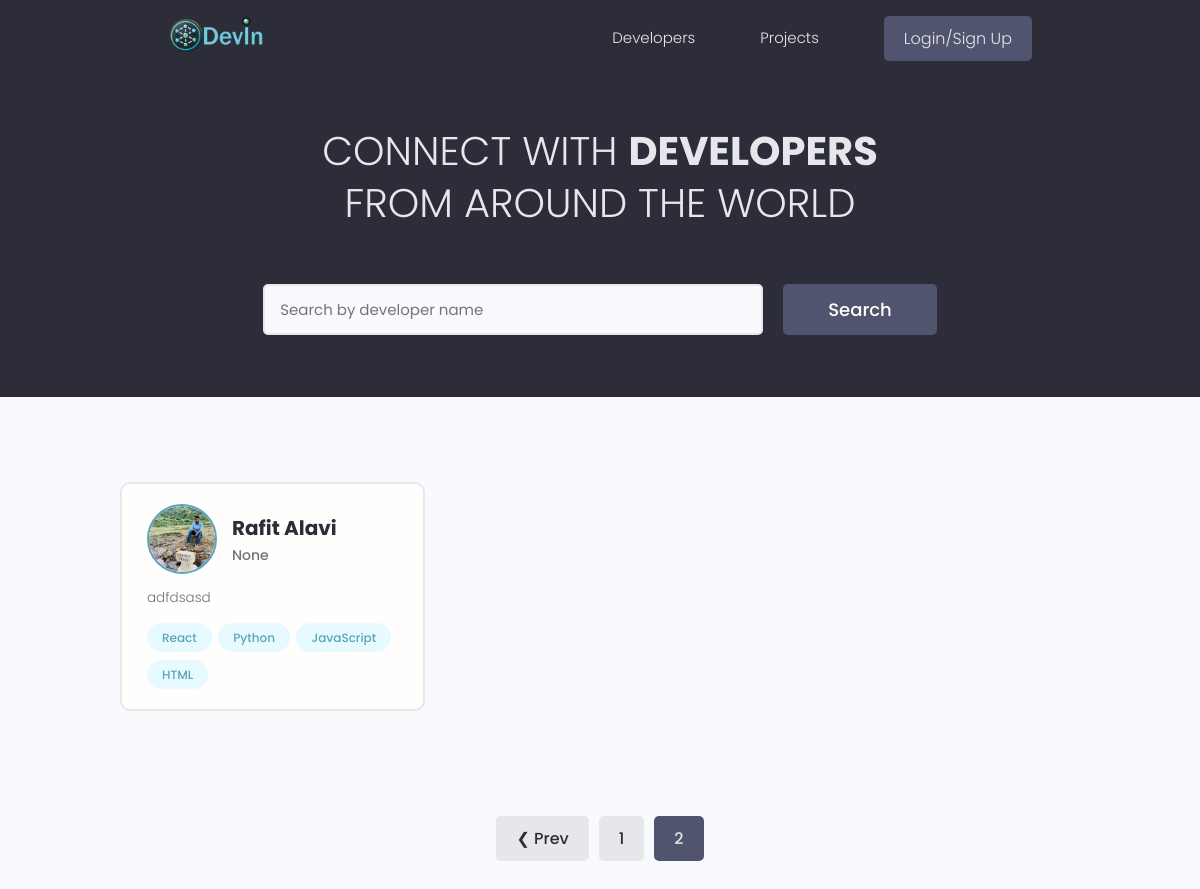
The app's page /?page=2, older data.
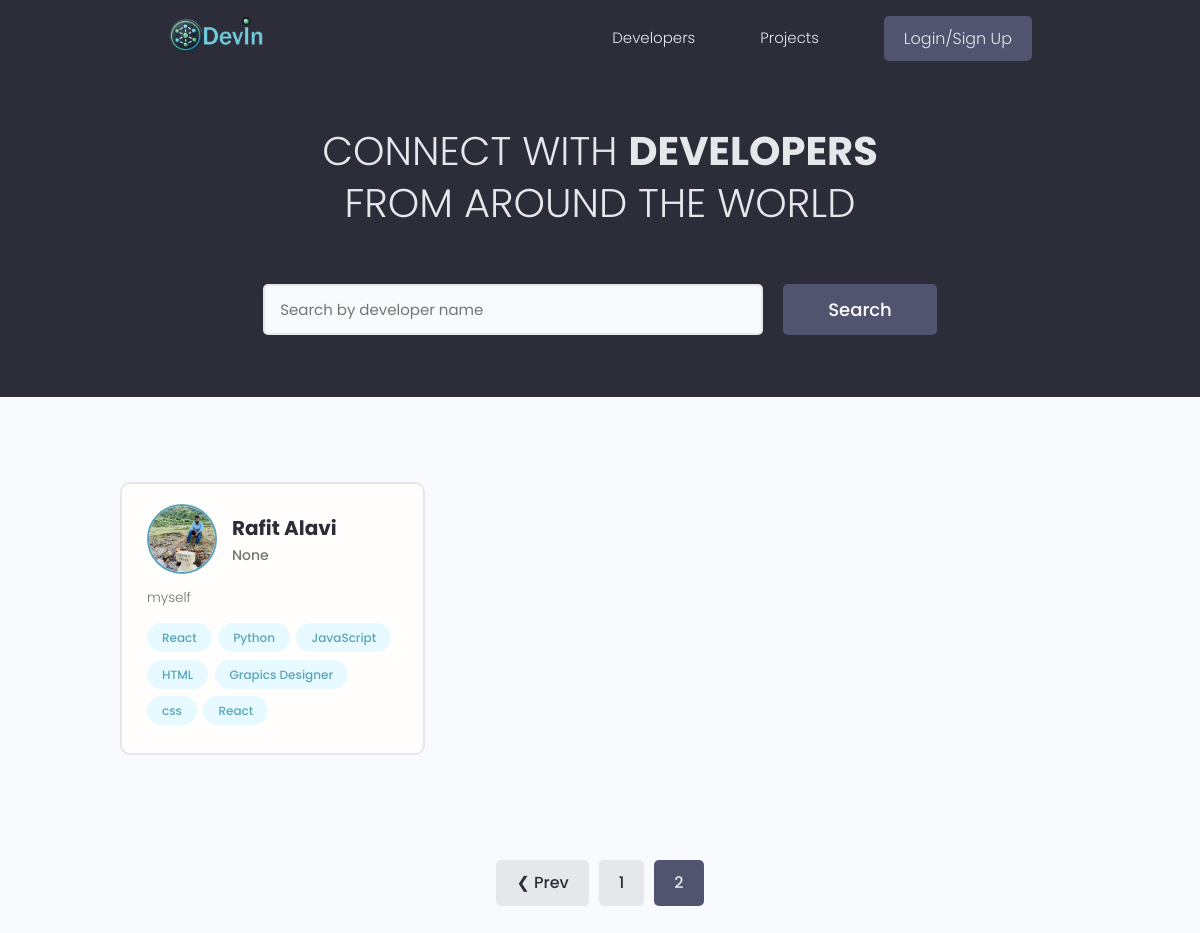
The same page, newer data.
### users/models.py (models this page shows, shortened)
class Profile(models.Model):
    user = models.OneToOneField(User, on_delete=models.CASCADE, null=True, blank=True) #conecting user to prfile
    name = models.CharField(max_length=200, blank=True, null=True)
    email = models.EmailField(max_length=500, blank=True, null=True)
    username = models.CharField(max_length=200, blank=True, null=True)
    location = models.CharField(max_length=200, blank=True, null=True)
    short_intro = models.CharField(max_length=200, blank=True, null=True)
    bio = models.TextField(blank=True, null=True)
    profile_image = models.ImageField(blank=True, null=True, upload_to='profiles/', default="profiles/user-default.png")
    social_github = models.CharField(max_length=200, blank=True, null=True)
    social_linkedin = models.CharField(max_length=200, blank=True, null=True)
    social_twiiter = models.CharField(max_length=200, blank=True, null=True)
    social_facebook = models.CharField(max_length=200, blank=True, null=True)
    social_website = models.CharField(max_length=200, blank=True, null=True)
    created = models.DateField(auto_now_add=True)
    id = models.UUIDField(default=uuid.uuid4, unique=True, primary_key=True, editable=False)

class Skill(models.Model):
    owner = models.ForeignKey(Profile, null= True,blank=True,on_delete=models.CASCADE)
    name = models.CharField(max_length=200, blank=True, null=True)
    description = models.TextField(null=True,blank=True)
    created = models.DateField(auto_now_add=True)
    id = models.UUIDField(default=uuid.uuid4, unique=True, primary_key=True, editable=False)
    def __str__(self):
        return str(self.name)

### users/views.py (the view)
# urls.py: path('', views.Profiles , name='profiles'),
def Profiles(request):
    profiles, search_query = SearchProjects(request)
    custom_range, profiles = paginationProfiles(request, profiles, 3)
    no_results = "No profiles found matching your search criteria." if not profiles else None
    context = {
        'profiles': profiles,
        'search_query': search_query,
        'custom_range': custom_range,
        'no_results': no_results
    }
    return render(request, 'users/profiles.html', context)

### users/utils.py (called while the page is built)
def paginationProfiles(request, profiles, results):
    page = request.GET.get('page', 1)  # Default to page 1 if 'page' is not provided
    paginator = Paginator(profiles, results)
    try:
        profiles = paginator.page(page)
    except PageNotAnInteger:
        page = 1
        profiles = paginator.page(page)
    except EmptyPage:
        page = paginator.num_pages
        profiles = paginator.page(page)
    current_page = int(page)
    left_index = max(1, current_page - 1)
    right_index = min(current_page + 2, paginator.num_pages + 1)
    custom_range = range(left_index, right_index)
    return custom_range, profiles

### users/templates/users/profiles.html (shortened to what this page needs)
{% extends 'main.html' %}
{% block content %}
 <main class="home">
    <section class="hero-section text-center">
      <div class="container container--narrow">
        <div class="hero-section__box">
          <h2>CONNECT WITH <span>DEVELOPERS</span></h2>
          <h2>FROM AROUND THE WORLD</h2>
        </div>
        <div class="hero-section__search">
          <form class="form" id="searchForm" action="{% url 'profiles' %}" method="get">
            <div class="form__field">
              <input class="input input--text" id="formInput#search" type="text" name="search_query"
                placeholder="Search by developer name" />
            </div>
            <input class="btn btn--sub btn--lg" type="submit" value="Search" />
          </form>
        </div>
      </div>
    </section>
    <section class="devlist">
      <div class="container">
        <div class="grid grid--three">
            {% for profile in profiles %}
              <div class="column card">
            <div class="dev">
              <a href="{% url 'user-profile' profile.id %}" class="card__body">
                <div class="dev__profile">
                  <img class="avatar avatar--md" src="{{profile.profile_image.url}}" alt="image" />
                  <div class="dev__meta">
                    <h3>{{profile.name}}</h3>
                    <h5>{{profile.short_intro|slice:"60"}}</h5>
                  </div>
                </div>
                <p class="dev__info">
                  {{profile.bio|slice:"150"}}
                </p>
                <div class="dev__skills">
                    {% for skill in profile.skill_set.all %}
                  <span class="tag tag--pill tag--main">
                    <small>{{skill}}</small>
                  </span>
                  {% endfor %}
                </div>
              </a>
            </div>
          </div>
          {% endfor %}
        </div>
      </div>
    </section>
    {% include 'pagination.html' with queryset=profiles custom_range=custom_range %}
  </main>
{% endblock %}

Row changes from the older to the newer data that the page shows:
changed Profile "Rafit Alavi": bio "adfdsasd" → "myself"
added Skill: name "Grapics Designer"
added Skill: name "css"
added Skill: name "React"
